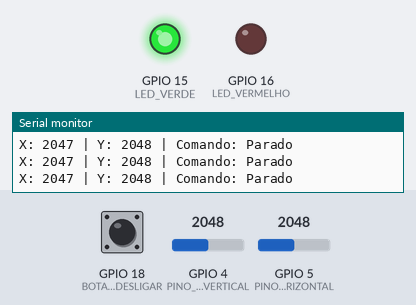
Recording of a sketch running on a simulated ESP32-S3. On the bench: output pins drawn as LEDs (lit = HIGH), the last lines printed to the serial monitor. Inputs (shaded band) come from the test bench; at power-on: GPIO 18 (BOTAO_DESLIGAR) HIGH, GPIO 4 (PINO_EIXO_VERTICAL) = 2048, GPIO 5 (PINO_EIXO_HORIZONTAL) = 2048 (analog values on the 0–4095 scale).

Above: at 1.2 s.
1.3 s: GPIO 18 (BOTAO_DESLIGAR) pulled LOW for 0.15 s
At 1.9 s:
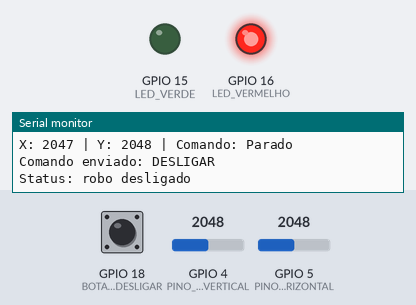
2.9 s: GPIO 18 (BOTAO_DESLIGAR) pulled LOW for 1 s
At 3.6 s:
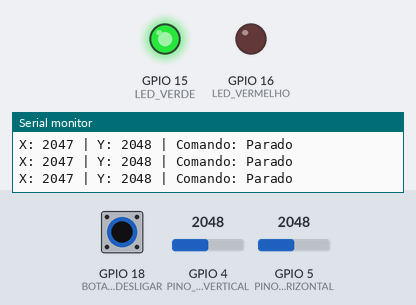
5.4 s: GPIO 4 (PINO_EIXO_VERTICAL) set to 2612
6.9 s: GPIO 4 (PINO_EIXO_VERTICAL) set to 2702
8.9 s: GPIO 5 (PINO_EIXO_HORIZONTAL) set to 2676
10.4 s: GPIO 5 (PINO_EIXO_HORIZONTAL) set to 2741
Timing chart, 0 to 13.3 s (numbered marks = the images above; inputs shaded):
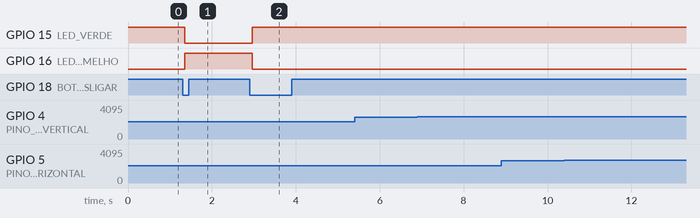

Measured:
- after the input at 1.3 s, GPIO 15 (LED_VERDE): HIGH → LOW after 0.05 s; GPIO 16 (LED_VERMELHO): LOW → HIGH after 0.05 s
- after the input at 2.9 s, GPIO 15 (LED_VERDE): LOW → HIGH after 0.06 s; GPIO 16 (LED_VERMELHO): HIGH → LOW after 0.06 s

The sketch:

codigo_joystick.ino
```cpp
#include <Arduino.h>

// ========================================
// PINOS DO ESP32-S3
// ========================================

// Mapeamento baseado nos testes do joystick
#define PINO_EIXO_VERTICAL 4
#define PINO_EIXO_HORIZONTAL 5

#define BOTAO_DESLIGAR 18

#define LED_VERDE 15
#define LED_VERMELHO 16

// ========================================
// CONFIGURACOES
// ========================================

const int ADC_MAXIMO = 4095;
const int CENTRO = 2048;
const int ZONA_MORTA = 600;

const unsigned long DEBOUNCE_MS = 50;
const unsigned long INTERVALO_ENVIO = 150;

// ========================================
// VARIAVEIS GLOBAIS
// ========================================

bool roboLigado = true;

int ultimaLeituraBotao = HIGH;
int estadoEstavelBotao = HIGH;

unsigned long tempoDebounce = 0;
unsigned long ultimoEnvio = 0;

// ========================================
// ATUALIZAR LEDS DE STATUS
// ========================================

void atualizarLEDs() {
  digitalWrite(LED_VERDE, roboLigado ? HIGH : LOW);
  digitalWrite(LED_VERMELHO, roboLigado ? LOW : HIGH);
}

// ========================================
// IDENTIFICAR DIRECAO DO JOYSTICK
// X: esquerda diminui; direita aumenta
// Y: baixo diminui; cima aumenta
// ========================================

String lerComando(int valorX, int valorY) {

  int dx = valorX - CENTRO;
  int dy = valorY - CENTRO;

  // Joystick centralizado
  if (abs(dx) < ZONA_MORTA &&
      abs(dy) < ZONA_MORTA) {
    return "Parado";
  }

  // Verifica qual eixo foi mais movimentado
  if (abs(dy) >= abs(dx)) {

    // Y aumenta: frente
    if (dy > ZONA_MORTA) {
      return "Frente";
    }

    // Y diminui: tras
    if (dy < -ZONA_MORTA) {
      return "Tras";
    }

  } else {

    // X diminui: esquerda
    if (dx < -ZONA_MORTA) {
      return "Esquerda";
    }

    // X aumenta: direita
    if (dx > ZONA_MORTA) {
      return "Direita";
    }
  }

  return "Parado";
}

// ========================================
// BOTAO DE LIGAR E DESLIGAR
// ========================================

void verificarBotao() {

  int leitura = digitalRead(BOTAO_DESLIGAR);

  if (leitura != ultimaLeituraBotao) {
    tempoDebounce = millis();
  }

  if (millis() - tempoDebounce > DEBOUNCE_MS) {

    if (leitura != estadoEstavelBotao) {
      estadoEstavelBotao = leitura;

      // O botao pressionado fornece LOW
      if (estadoEstavelBotao == LOW) {

        // Alterna o estado a cada pressionamento
        roboLigado = !roboLigado;

        atualizarLEDs();

        if (roboLigado) {
          Serial.println("Comando enviado: LIGAR");
          Serial.println("Status: robo ligado");
        } else {
          Serial.println("Comando enviado: DESLIGAR");
          Serial.println("Status: robo desligado");
        }
      }
    }
  }

  ultimaLeituraBotao = leitura;
}

// ========================================
// INICIALIZACAO
// ========================================

void setup() {

  Serial.begin(115200);

  analogReadResolution(12);

  pinMode(PINO_EIXO_VERTICAL, INPUT);
  pinMode(PINO_EIXO_HORIZONTAL, INPUT);

  pinMode(BOTAO_DESLIGAR, INPUT_PULLUP);

  pinMode(LED_VERDE, OUTPUT);
  pinMode(LED_VERMELHO, OUTPUT);

  atualizarLEDs();

  Serial.println("================================");
  Serial.println("CONTROLE REMOTO DO ROBO");
  Serial.println("X = horizontal");
  Serial.println("Y = vertical");
  Serial.println("Status: robo ligado");
  Serial.println("================================");
}

// ========================================
// LOOP PRINCIPAL
// ========================================

void loop() {

  // Continua permitindo ligar novamente
  // mesmo quando o sistema estiver desligado
  verificarBotao();

  if (!roboLigado) {
    delay(10);
    return;
  }

  // Leitura dos eixos conforme os testes
  int leituraVertical =
      analogRead(PINO_EIXO_VERTICAL);

  int leituraHorizontal =
      analogRead(PINO_EIXO_HORIZONTAL);

  // Coordenadas normalizadas
  // Esquerda: X diminui
  // Direita: X aumenta
  int valorX = ADC_MAXIMO - leituraHorizontal;

  // Cima: Y aumenta
  // Baixo: Y diminui
  int valorY = leituraVertical;

  // Identifica o comando
  String comando = lerComando(valorX, valorY);

  // Exibe as coordenadas e a direcao
  if (millis() - ultimoEnvio >= INTERVALO_ENVIO) {

    Serial.print("X: ");
    Serial.print(valorX);

    Serial.print(" | Y: ");
    Serial.print(valorY);

    Serial.print(" | Comando: ");
    Serial.println(comando);

    ultimoEnvio = millis();
  }

  delay(10);
}
```
